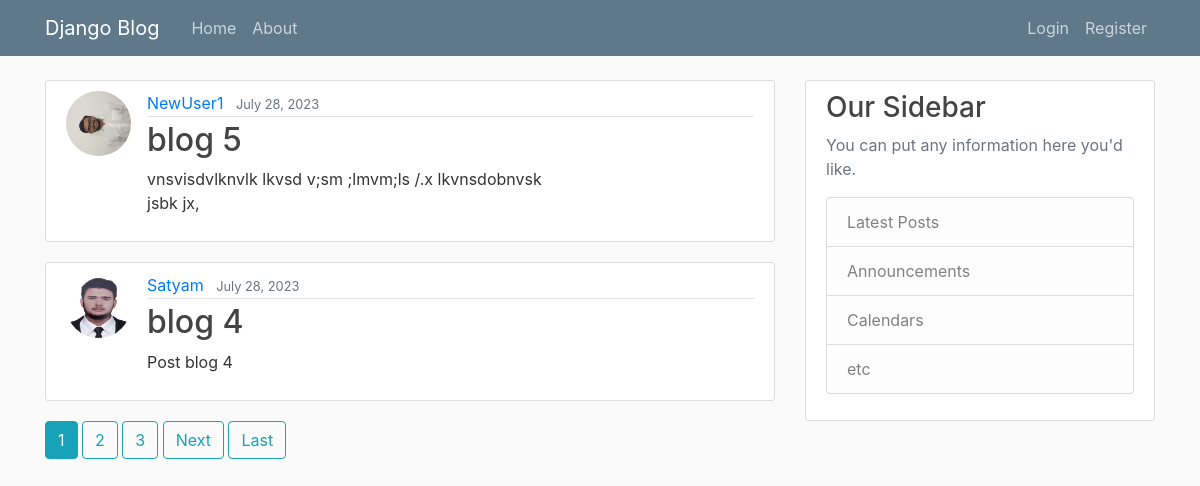
The page / on the database its author committed.
### blog/models.py (models this page shows, shortened)
class Post(models.Model):
    title = models.CharField(max_length=100)
    content = models.TextField()
    date_posted = models.DateTimeField(default=timezone.now)
    author = models.ForeignKey(User, on_delete=models.CASCADE)

### users/models.py (models this page shows, shortened)
class Profile(models.Model):
    user = models.OneToOneField(User, on_delete=models.CASCADE)
    image = models.ImageField(default='default.jpg', upload_to='profile_pics')

### blog/views.py (the view)
# urls.py: path('', PostListView.as_view(), name='blog-home'),
class PostListView(ListView):
    model = Post
    template_name = 'blog/home.html'  # <app>/<model>_<viewtype>.html
    context_object_name = 'posts'
    ordering = ['-date_posted']
    paginate_by=2

### blog/templates/blog/home.html (shortened to what this page needs)
{% extends "blog/base.html" %}
{% block content %}
    {% for post in posts %}
        <article class="media content-section">
          <img class="rounded-circle article-img" src="{{ post.author.profile.image.url }}">
          <div class="media-body">
            <div class="article-metadata">
              <a class="mr-2" href="{% url 'profile' %}">{{ post.author }}</a>
              <small class="text-muted">{{ post.date_posted|date:"F d, Y" }}</small>
            </div>
            <h2><a class="article-title" href="{% url 'post-detail' post.id %}">{{ post.title }}</a></h2>
            <p class="article-content">{{ post.content }}</p>
          </div>
        </article>
    {% endfor %}
    {% if is_paginated %}
    {% for num in page_obj.paginator.page_range %}
      {% if page_obj.number == num %}
        <a class="btn btn-info mb-4" href="?page={{ num }}">{{ num }}</a>
      {% elif num > page_obj.number|add:'-3' and num < page_obj.number|add:'3' %}
        <a class="btn btn-outline-info mb-4" href="?page={{ num }}">{{ num }}</a>
      {% endif %}
    {% endfor %}
    {% if page_obj.has_next %}
      <a class="btn btn-outline-info mb-4" href="?page={{ page_obj.next_page_number }}">Next</a>
      <a class="btn btn-outline-info mb-4" href="?page={{ page_obj.paginator.num_pages }}">Last</a>
    {% endif %}
  {% endif %}
{% endblock content %}

### blog/templates/blog/base.html (shortened to what this page needs)
{% load static %}
<!DOCTYPE html>
<html>
  <head>
    <link
      rel="stylesheet"
      href="https://cdn.jsdelivr.net/npm/bootstrap@4.3.1/dist/css/bootstrap.min.css"
    />
    <link rel = "stylesheet" type="text/css" href="{%static 'blog/main.css'%}">
  </head>
  <body>
    <header class="site-header">
        <nav class="navbar navbar-expand-md navbar-dark bg-steel fixed-top">
          <div class="container">
            <a class="navbar-brand mr-4" href="{% url 'blog-home'%}">Django Blog</a>
            <div class="collapse navbar-collapse" id="navbarToggle">
              <div class="navbar-nav mr-auto">
                <a class="nav-item nav-link" href="{% url 'blog-home'%}">Home</a>
                <a class="nav-item nav-link" href="{% url 'blog-about'%}">About</a>
              </div>
              <div class="navbar-nav">
                {% if user.is_authenticated %}
                  <a class="nav-item nav-link" href="{% url 'post-create' %}">New Post</a>
                  <a class="nav-item nav-link" href="{% url 'profile' %}">Profile</a>
                  <a class="nav-item nav-link" href="{% url 'logout' %}">Logout</a>
                {% else %}
                  <a class="nav-item nav-link" href="{% url 'login' %}">Login</a>
                  <a class="nav-item nav-link" href="{% url 'register' %}">Register</a>
                {% endif %}
              </div>
            </div>
          </div>
        </nav>
      </header>
      <main role="main" class="container">
        <div class="row">
          <div class="col-md-8">
          {% block content %}{% endblock %}
          </div>
          <div class="col-md-4">
            <div class="content-section">
              <h3>Our Sidebar</h3>
              <p class='text-muted'>You can put any information here you'd like.
                <ul class="list-group">
                  <li class="list-group-item list-group-item-light">Latest Posts</li>
                  <li class="list-group-item list-group-item-light">Announcements</li>
                  <li class="list-group-item list-group-item-light">Calendars</li>
                  <li class="list-group-item list-group-item-light">etc</li>
                </ul>
              </p>
            </div>
          </div>
        </div>
      </main>
  </body>
</html>

### blog/static/blog/main.css (style rules this page uses)
body { background: #fafafa; color: #333333; margin-top: 5rem; }
h1, h2, h3, h4, h5, h6 { color: #444444; }
ul { margin: 0; }
.bg-steel { background-color: #5f788a; }
.site-header .navbar-nav .nav-link { color: #cbd5db; }
.content-section { background: #ffffff; padding: 10px 20px; border: 1px solid #dddddd; border-radius: 3px; margin-bottom: 20px; }
.article-title { color: #444444; }
.article-content { white-space: pre-line; }
.article-img { height: 65px; width: 65px; margin-right: 16px; }
.article-metadata { padding-bottom: 1px; margin-bottom: 4px; border-bottom: 1px solid #e3e3e3 }

### rows shown on the page
Post: author.profile.image (placeholder picture), author "NewUser1", date_posted "July 28, 2023", title "blog 5", content "vnsvisdvlknvlk lkvsd v;sm ;lmvm;ls /.x lkvnsdobnvsk jsbk jx,"
Post: author.profile.image (picture), author "Satyam", date_posted "July 28, 2023", title "blog 4", content "Post blog 4"

### other values the page prints
{{ num }} "1"
{{ num }} "2" "3"
